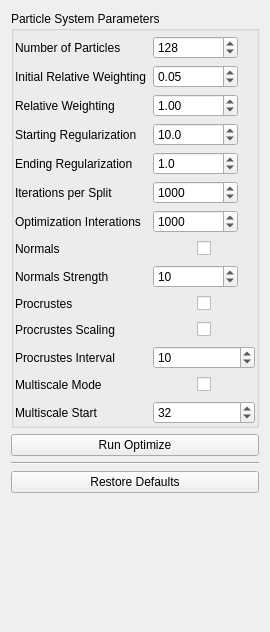
<?xml version="1.0" encoding="UTF-8"?>
<ui version="4.0">
 <class>OptimizeTool</class>
 <widget class="QWidget" name="OptimizeTool">
  <property name="geometry">
   <rect>
    <x>0</x>
    <y>0</y>
    <width>270</width>
    <height>632</height>
   </rect>
  </property>
  <property name="minimumSize">
   <size>
    <width>122</width>
    <height>0</height>
   </size>
  </property>
  <property name="windowTitle">
   <string>Form</string>
  </property>
  <property name="styleSheet">
   <string notr="true">
/*
QWidget{
background: rgb(255, 255, 127)
}
*/
</string>
  </property>
  <layout class="QVBoxLayout" name="verticalLayout">
   <item>
    <widget class="QGroupBox" name="groupBox_2">
     <property name="title">
      <string>Particle System Parameters</string>
     </property>
     <layout class="QGridLayout" name="gridLayout">
      <property name="leftMargin">
       <number>1</number>
      </property>
      <property name="topMargin">
       <number>5</number>
      </property>
      <property name="rightMargin">
       <number>1</number>
      </property>
      <property name="bottomMargin">
       <number>1</number>
      </property>
      <item row="5" column="0">
       <widget class="QLabel" name="label_8">
        <property name="text">
         <string>Iterations per Split</string>
        </property>
       </widget>
      </item>
      <item row="2" column="0">
       <widget class="QLabel" name="label_4">
        <property name="text">
         <string>Relative Weighting</string>
        </property>
       </widget>
      </item>
      <item row="9" column="1">
       <widget class="QWidget" name="widget_2" native="true">
        <property name="maximumSize">
         <size>
          <width>16777215</width>
          <height>20</height>
         </size>
        </property>
        <layout class="QGridLayout" name="gridLayout_3">
         <property name="leftMargin">
          <number>0</number>
         </property>
         <property name="topMargin">
          <number>0</number>
         </property>
         <property name="rightMargin">
          <number>0</number>
         </property>
         <property name="bottomMargin">
          <number>0</number>
         </property>
         <item row="0" column="1">
          <widget class="QCheckBox" name="procrustes">
           <property name="text">
            <string/>
           </property>
          </widget>
         </item>
         <item row="0" column="0">
          <spacer name="horizontalSpacer_3">
           <property name="orientation">
            <enum>Qt::Horizontal</enum>
           </property>
           <property name="sizeHint" stdset="0">
            <size>
             <width>40</width>
             <height>20</height>
            </size>
           </property>
          </spacer>
         </item>
         <item row="0" column="2">
          <spacer name="horizontalSpacer_4">
           <property name="orientation">
            <enum>Qt::Horizontal</enum>
           </property>
           <property name="sizeHint" stdset="0">
            <size>
             <width>40</width>
             <height>20</height>
            </size>
           </property>
          </spacer>
         </item>
        </layout>
       </widget>
      </item>
      <item row="12" column="0">
       <widget class="QLabel" name="label_13">
        <property name="text">
         <string>Multiscale Mode</string>
        </property>
       </widget>
      </item>
      <item row="12" column="1">
       <widget class="QWidget" name="widget_4" native="true">
        <property name="maximumSize">
         <size>
          <width>16777215</width>
          <height>20</height>
         </size>
        </property>
        <layout class="QGridLayout" name="gridLayout_5">
         <property name="leftMargin">
          <number>0</number>
         </property>
         <property name="topMargin">
          <number>0</number>
         </property>
         <property name="rightMargin">
          <number>0</number>
         </property>
         <property name="bottomMargin">
          <number>0</number>
         </property>
         <item row="0" column="1">
          <widget class="QCheckBox" name="multiscale">
           <property name="text">
            <string/>
           </property>
          </widget>
         </item>
         <item row="0" column="0">
          <spacer name="horizontalSpacer_7">
           <property name="orientation">
            <enum>Qt::Horizontal</enum>
           </property>
           <property name="sizeHint" stdset="0">
            <size>
             <width>40</width>
             <height>20</height>
            </size>
           </property>
          </spacer>
         </item>
         <item row="0" column="2">
          <spacer name="horizontalSpacer_8">
           <property name="orientation">
            <enum>Qt::Horizontal</enum>
           </property>
           <property name="sizeHint" stdset="0">
            <size>
             <width>40</width>
             <height>20</height>
            </size>
           </property>
          </spacer>
         </item>
        </layout>
       </widget>
      </item>
      <item row="0" column="1">
       <widget class="QSpinBox" name="number_of_particles">
        <property name="sizePolicy">
         <sizepolicy hsizetype="Fixed" vsizetype="Fixed">
          <horstretch>0</horstretch>
          <verstretch>0</verstretch>
         </sizepolicy>
        </property>
        <property name="minimumSize">
         <size>
          <width>85</width>
          <height>0</height>
         </size>
        </property>
        <property name="maximumSize">
         <size>
          <width>70</width>
          <height>16777215</height>
         </size>
        </property>
        <property name="minimum">
         <number>1</number>
        </property>
        <property name="maximum">
         <number>20000</number>
        </property>
        <property name="value">
         <number>128</number>
        </property>
       </widget>
      </item>
      <item row="8" column="1">
       <widget class="QSpinBox" name="normals_strength">
        <property name="sizePolicy">
         <sizepolicy hsizetype="Fixed" vsizetype="Fixed">
          <horstretch>0</horstretch>
          <verstretch>0</verstretch>
         </sizepolicy>
        </property>
        <property name="minimumSize">
         <size>
          <width>85</width>
          <height>0</height>
         </size>
        </property>
        <property name="maximumSize">
         <size>
          <width>70</width>
          <height>16777215</height>
         </size>
        </property>
        <property name="minimum">
         <number>1</number>
        </property>
        <property name="maximum">
         <number>99999</number>
        </property>
        <property name="value">
         <number>10</number>
        </property>
       </widget>
      </item>
      <item row="3" column="1">
       <widget class="QDoubleSpinBox" name="starting_regularization">
        <property name="sizePolicy">
         <sizepolicy hsizetype="Fixed" vsizetype="Fixed">
          <horstretch>0</horstretch>
          <verstretch>0</verstretch>
         </sizepolicy>
        </property>
        <property name="minimumSize">
         <size>
          <width>85</width>
          <height>0</height>
         </size>
        </property>
        <property name="maximumSize">
         <size>
          <width>70</width>
          <height>16777215</height>
         </size>
        </property>
        <property name="decimals">
         <number>1</number>
        </property>
        <property name="minimum">
         <double>0.100000000000000</double>
        </property>
        <property name="maximum">
         <double>99999.000000000000000</double>
        </property>
        <property name="value">
         <double>10.000000000000000</double>
        </property>
       </widget>
      </item>
      <item row="3" column="0">
       <widget class="QLabel" name="label_10">
        <property name="text">
         <string>Starting Regularization</string>
        </property>
       </widget>
      </item>
      <item row="1" column="0">
       <widget class="QLabel" name="label_5">
        <property name="text">
         <string>Initial Relative Weighting</string>
        </property>
       </widget>
      </item>
      <item row="1" column="1">
       <widget class="QDoubleSpinBox" name="initial_relative_weighting">
        <property name="sizePolicy">
         <sizepolicy hsizetype="Fixed" vsizetype="Fixed">
          <horstretch>0</horstretch>
          <verstretch>0</verstretch>
         </sizepolicy>
        </property>
        <property name="minimumSize">
         <size>
          <width>85</width>
          <height>0</height>
         </size>
        </property>
        <property name="maximumSize">
         <size>
          <width>70</width>
          <height>16777215</height>
         </size>
        </property>
        <property name="value">
         <double>0.050000000000000</double>
        </property>
       </widget>
      </item>
      <item row="8" column="0">
       <widget class="QLabel" name="label_21">
        <property name="text">
         <string>Normals Strength</string>
        </property>
       </widget>
      </item>
      <item row="11" column="0">
       <widget class="QLabel" name="label_11">
        <property name="text">
         <string>Procrustes Interval</string>
        </property>
       </widget>
      </item>
      <item row="7" column="0">
       <widget class="QLabel" name="label_20">
        <property name="text">
         <string>Normals</string>
        </property>
       </widget>
      </item>
      <item row="4" column="0">
       <widget class="QLabel" name="label_9">
        <property name="text">
         <string>Ending Regularization</string>
        </property>
       </widget>
      </item>
      <item row="2" column="1">
       <widget class="QDoubleSpinBox" name="relative_weighting">
        <property name="sizePolicy">
         <sizepolicy hsizetype="Fixed" vsizetype="Fixed">
          <horstretch>0</horstretch>
          <verstretch>0</verstretch>
         </sizepolicy>
        </property>
        <property name="minimumSize">
         <size>
          <width>85</width>
          <height>0</height>
         </size>
        </property>
        <property name="maximumSize">
         <size>
          <width>70</width>
          <height>16777215</height>
         </size>
        </property>
        <property name="value">
         <double>1.000000000000000</double>
        </property>
       </widget>
      </item>
      <item row="9" column="0">
       <widget class="QLabel" name="label_22">
        <property name="text">
         <string>Procrustes</string>
        </property>
       </widget>
      </item>
      <item row="6" column="0">
       <widget class="QLabel" name="label_19">
        <property name="text">
         <string>Optimization Interations</string>
        </property>
       </widget>
      </item>
      <item row="7" column="1">
       <widget class="QWidget" name="widget" native="true">
        <property name="maximumSize">
         <size>
          <width>16777215</width>
          <height>20</height>
         </size>
        </property>
        <layout class="QGridLayout" name="gridLayout_2">
         <property name="leftMargin">
          <number>0</number>
         </property>
         <property name="topMargin">
          <number>0</number>
         </property>
         <property name="rightMargin">
          <number>0</number>
         </property>
         <property name="bottomMargin">
          <number>0</number>
         </property>
         <item row="0" column="1">
          <widget class="QCheckBox" name="use_normals">
           <property name="text">
            <string/>
           </property>
          </widget>
         </item>
         <item row="0" column="0">
          <spacer name="horizontalSpacer">
           <property name="orientation">
            <enum>Qt::Horizontal</enum>
           </property>
           <property name="sizeHint" stdset="0">
            <size>
             <width>40</width>
             <height>20</height>
            </size>
           </property>
          </spacer>
         </item>
         <item row="0" column="2">
          <spacer name="horizontalSpacer_2">
           <property name="orientation">
            <enum>Qt::Horizontal</enum>
           </property>
           <property name="sizeHint" stdset="0">
            <size>
             <width>40</width>
             <height>20</height>
            </size>
           </property>
          </spacer>
         </item>
        </layout>
       </widget>
      </item>
      <item row="4" column="1">
       <widget class="QDoubleSpinBox" name="ending_regularization">
        <property name="sizePolicy">
         <sizepolicy hsizetype="Fixed" vsizetype="Fixed">
          <horstretch>0</horstretch>
          <verstretch>0</verstretch>
         </sizepolicy>
        </property>
        <property name="minimumSize">
         <size>
          <width>85</width>
          <height>0</height>
         </size>
        </property>
        <property name="maximumSize">
         <size>
          <width>70</width>
          <height>16777215</height>
         </size>
        </property>
        <property name="decimals">
         <number>1</number>
        </property>
        <property name="minimum">
         <double>0.100000000000000</double>
        </property>
        <property name="maximum">
         <double>99999.000000000000000</double>
        </property>
        <property name="value">
         <double>1.000000000000000</double>
        </property>
       </widget>
      </item>
      <item row="10" column="0">
       <widget class="QLabel" name="label_12">
        <property name="text">
         <string>Procrustes Scaling</string>
        </property>
       </widget>
      </item>
      <item row="10" column="1">
       <widget class="QWidget" name="widget_3" native="true">
        <property name="maximumSize">
         <size>
          <width>16777215</width>
          <height>20</height>
         </size>
        </property>
        <layout class="QGridLayout" name="gridLayout_4">
         <property name="leftMargin">
          <number>0</number>
         </property>
         <property name="topMargin">
          <number>0</number>
         </property>
         <property name="rightMargin">
          <number>0</number>
         </property>
         <property name="bottomMargin">
          <number>0</number>
         </property>
         <item row="0" column="1">
          <widget class="QCheckBox" name="procrustes_scaling">
           <property name="text">
            <string/>
           </property>
          </widget>
         </item>
         <item row="0" column="0">
          <spacer name="horizontalSpacer_5">
           <property name="orientation">
            <enum>Qt::Horizontal</enum>
           </property>
           <property name="sizeHint" stdset="0">
            <size>
             <width>40</width>
             <height>20</height>
            </size>
           </property>
          </spacer>
         </item>
         <item row="0" column="2">
          <spacer name="horizontalSpacer_6">
           <property name="orientation">
            <enum>Qt::Horizontal</enum>
           </property>
           <property name="sizeHint" stdset="0">
            <size>
             <width>40</width>
             <height>20</height>
            </size>
           </property>
          </spacer>
         </item>
        </layout>
       </widget>
      </item>
      <item row="0" column="0">
       <widget class="QLabel" name="label_3">
        <property name="text">
         <string>Number of Particles</string>
        </property>
       </widget>
      </item>
      <item row="11" column="1">
       <widget class="QSpinBox" name="procrustes_interval">
        <property name="minimumSize">
         <size>
          <width>85</width>
          <height>0</height>
         </size>
        </property>
        <property name="maximum">
         <number>99</number>
        </property>
        <property name="value">
         <number>10</number>
        </property>
       </widget>
      </item>
      <item row="5" column="1">
       <widget class="QSpinBox" name="iterations_per_split">
        <property name="sizePolicy">
         <sizepolicy hsizetype="Fixed" vsizetype="Fixed">
          <horstretch>0</horstretch>
          <verstretch>0</verstretch>
         </sizepolicy>
        </property>
        <property name="minimumSize">
         <size>
          <width>85</width>
          <height>0</height>
         </size>
        </property>
        <property name="maximumSize">
         <size>
          <width>70</width>
          <height>16777215</height>
         </size>
        </property>
        <property name="minimum">
         <number>1</number>
        </property>
        <property name="maximum">
         <number>99999</number>
        </property>
        <property name="value">
         <number>1000</number>
        </property>
       </widget>
      </item>
      <item row="6" column="1">
       <widget class="QSpinBox" name="optimization_iterations">
        <property name="sizePolicy">
         <sizepolicy hsizetype="Fixed" vsizetype="Fixed">
          <horstretch>0</horstretch>
          <verstretch>0</verstretch>
         </sizepolicy>
        </property>
        <property name="minimumSize">
         <size>
          <width>85</width>
          <height>0</height>
         </size>
        </property>
        <property name="maximumSize">
         <size>
          <width>70</width>
          <height>16777215</height>
         </size>
        </property>
        <property name="minimum">
         <number>1</number>
        </property>
        <property name="maximum">
         <number>99999</number>
        </property>
        <property name="value">
         <number>1000</number>
        </property>
       </widget>
      </item>
      <item row="13" column="0">
       <widget class="QLabel" name="label_14">
        <property name="text">
         <string>Multiscale Start</string>
        </property>
       </widget>
      </item>
      <item row="13" column="1">
       <widget class="QSpinBox" name="multiscale_particles">
        <property name="minimumSize">
         <size>
          <width>85</width>
          <height>0</height>
         </size>
        </property>
        <property name="maximum">
         <number>99</number>
        </property>
        <property name="value">
         <number>32</number>
        </property>
       </widget>
      </item>
     </layout>
    </widget>
   </item>
   <item>
    <widget class="QPushButton" name="run_optimize_button">
     <property name="text">
      <string>Run Optimize</string>
     </property>
    </widget>
   </item>
   <item>
    <widget class="Line" name="line_3">
     <property name="orientation">
      <enum>Qt::Horizontal</enum>
     </property>
    </widget>
   </item>
   <item>
    <widget class="QPushButton" name="restoreDefaults">
     <property name="text">
      <string>Restore Defaults</string>
     </property>
    </widget>
   </item>
   <item>
    <spacer name="verticalSpacer">
     <property name="orientation">
      <enum>Qt::Vertical</enum>
     </property>
     <property name="sizeHint" stdset="0">
      <size>
       <width>20</width>
       <height>40</height>
      </size>
     </property>
    </spacer>
   </item>
  </layout>
 </widget>
 <tabstops>
  <tabstop>number_of_particles</tabstop>
  <tabstop>relative_weighting</tabstop>
  <tabstop>starting_regularization</tabstop>
  <tabstop>ending_regularization</tabstop>
  <tabstop>iterations_per_split</tabstop>
  <tabstop>optimization_iterations</tabstop>
  <tabstop>procrustes_interval</tabstop>
  <tabstop>run_optimize_button</tabstop>
  <tabstop>restoreDefaults</tabstop>
 </tabstops>
 <resources/>
 <connections/>
</ui>
